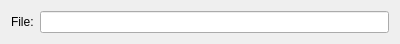
<?xml version="1.0" encoding="UTF-8"?>
<ui version="4.0">
 <class>InlineFileSelector</class>
 <widget class="QWidget" name="InlineFileSelector">
  <property name="geometry">
   <rect>
    <x>0</x>
    <y>0</y>
    <width>400</width>
    <height>43</height>
   </rect>
  </property>
  <property name="windowTitle">
   <string>Form</string>
  </property>
  <layout class="QHBoxLayout" name="horizontalLayout">
   <item>
    <widget class="QLabel" name="label">
     <property name="text">
      <string>File:</string>
     </property>
    </widget>
   </item>
   <item>
    <widget class="QLineEdit" name="lineEdit"/>
   </item>
  </layout>
 </widget>
 <resources/>
 <connections/>
</ui>
